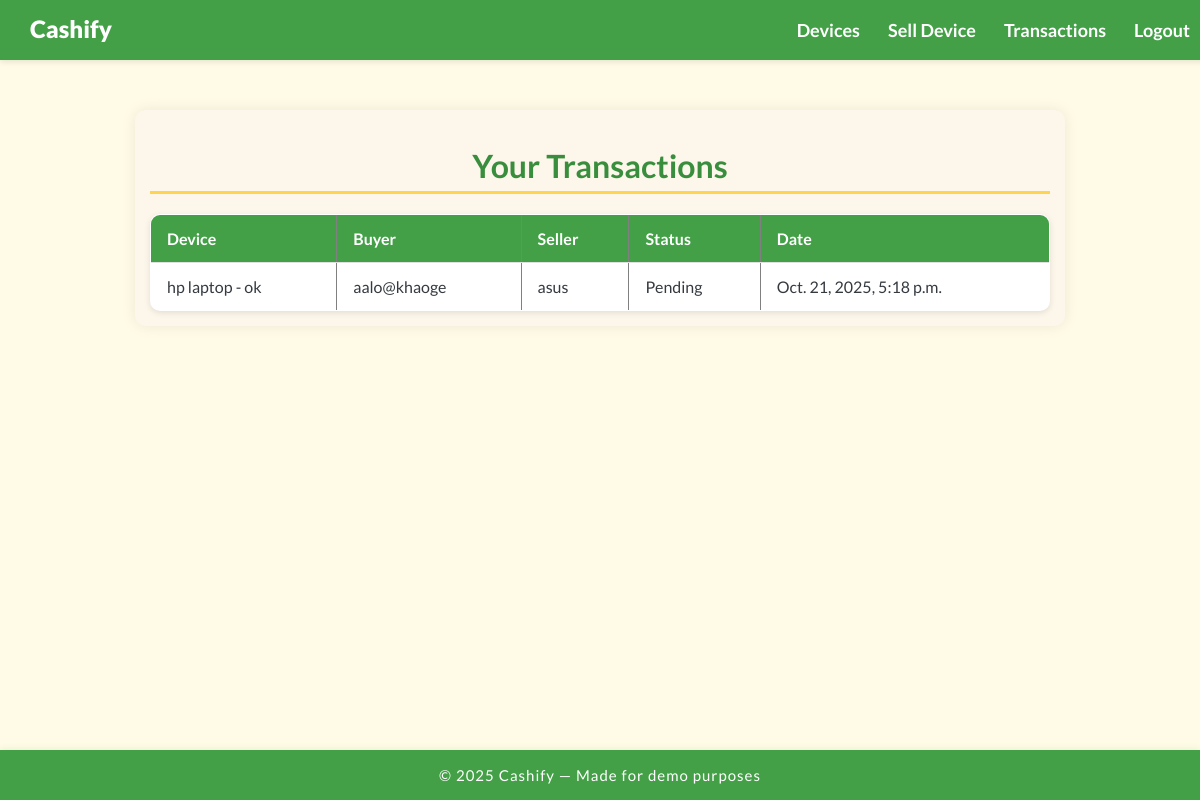
Page /transactions/ (signed in) on the committed database.
### cashify_app/models.py (models this page shows, shortened)
class Transaction(models.Model):
    device = models.ForeignKey(Device, on_delete=models.CASCADE)
    buyer = models.ForeignKey(User, on_delete=models.SET_NULL, null=True, related_name='transactions_bought')
    seller = models.ForeignKey(User, on_delete=models.SET_NULL, null=True, related_name='transactions_sold')
    status = models.CharField(max_length=50, default='Pending')
    transaction_date = models.DateTimeField(auto_now_add=True)

class Device(models.Model):
    owner = models.ForeignKey(User, on_delete=models.CASCADE)
    name = models.CharField(max_length=200)
    brand = models.CharField(max_length=100)
    condition = models.CharField(max_length=100)
    price = models.DecimalField(max_digits=10, decimal_places=2)
    description = models.TextField(blank=True)
    image = models.ImageField(upload_to='images/', blank=True, null=True)
    created_at = models.DateTimeField(auto_now_add=True)
    def __str__(self):
        return f"{self.brand} {self.name} - {self.condition}"

### cashify_app/views.py (the view)
# urls.py: path('transactions/', views.transaction_list, name='transaction_list')
@login_required
def transaction_list(request):
    transactions = Transaction.objects.filter(buyer=request.user) | Transaction.objects.filter(seller=request.user)
    return render(request, 'cashify_app/transactions_list.html', {'transactions': transactions})

### cashify_app/templates/cashify_app/transactions_list.html (shortened to what this page needs)
{% extends "cashify_app/base.html" %}
{% block content %}
    <h1>Your Transactions</h1>
    <table border="1">
        <tr>
            <th>Device</th>
            <th>Buyer</th>
            <th>Seller</th>
            <th>Status</th>
            <th>Date</th>
        </tr>
        {% for t in transactions %}
        <tr>
            <td>{{ t.device }}</td>
            <td>{{ t.buyer.username }}</td>
            <td>{{ t.seller.username }}</td>
            <td>{{ t.status }}</td>
            <td>{{ t.transaction_date }}</td>
        </tr>
        {% empty %}
        <tr><td colspan="5">No transactions found.</td></tr>
        {% endfor %}
    </table>
{% endblock %}

### cashify_app/static/css/style.css (style rules this page uses)
body { font-family: 'Lato', sans-serif; background-color: #fffbe6; color: #343a40; margin: 0; padding-top: 60px; }
h1 { color: #388e3c; border-bottom: 3px solid #ffd54f; padding-bottom: 6px; margin-bottom: 20px; text-align: center; }
table { border-collapse: collapse; width: 100%; background-color: white; border-radius: 10px; overflow: hidden; box-shadow: 0 2px 6px rgba(0,0,0,0.1); }
th, td { padding: 14px 16px; text-align: left; border-bottom: 1px solid #e0e0e0; }
th { background-color: #43a047; color: white; font-weight: 700; }

### rows in the picture
Transaction: device "hp laptop - ok", buyer.username "aalo@khaoge", seller.username "asus", status "Pending", transaction_date "Oct. 21, 2025, 5:18 p.m."

### other values in the picture
{{ year|default:"2025" }} "2025"
